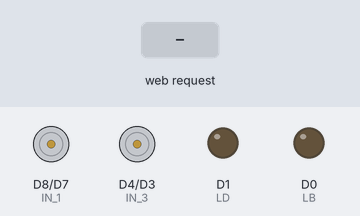
Bench run of a sketch on a simulated ESP8266 (NodeMCU). Shown: motor-driver pin pairs drawn as motors (green arrow = first pin HIGH = forward, orange = second pin HIGH = backward, longer = more drive, scaled by the enable pin), output pins drawn as LEDs (lit = HIGH). The inputs (shaded band) are chosen by the test bench.

Above: at 1.2 s.
1.3 s: HTTP request GET /forward received
At 2.5 s:
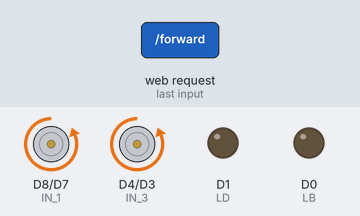
2.8 s: HTTP request GET /backward received
At 3.7 s:
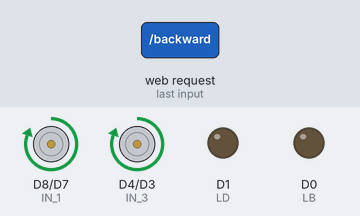
4.3 s: HTTP request GET /right received
At 4.9 s:
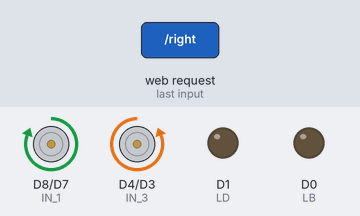
5.8 s: HTTP request GET /left received
At 7.0 s:
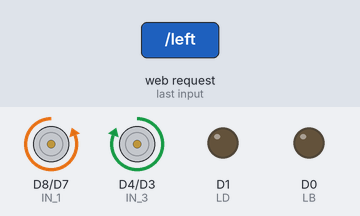
7.3 s: HTTP request GET /stop received
At 8.4 s:
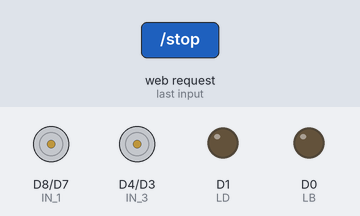
Timing chart, 0 to 9.8 s (numbered marks = the images above; inputs shaded):
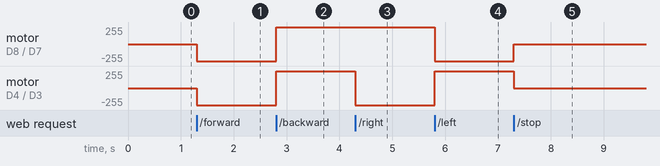

Measured:
- after the input at 1.3 s, motor on D8 (IN_1) / D7 (IN_2), motor on D4 (IN_3) / D3 (IN_4): stopped → backward 255/255 at once
- after the input at 2.8 s, motor on D8 (IN_1) / D7 (IN_2), motor on D4 (IN_3) / D3 (IN_4): backward 255/255 → forward 255/255 at once
- after the input at 4.3 s, motor on D4 (IN_3) / D3 (IN_4): forward 255/255 → backward 255/255 at once
- after the input at 5.8 s, motor on D8 (IN_1) / D7 (IN_2): forward 255/255 → backward 255/255 at once; motor on D4 (IN_3) / D3 (IN_4): backward 255/255 → forward 255/255 at once
- after the input at 7.3 s, motor on D8 (IN_1) / D7 (IN_2): backward 255/255 → stopped at once; motor on D4 (IN_3) / D3 (IN_4): forward 255/255 → stopped at once

The sketch:

rocar_wifi.ino
```cpp
/* include library */
#include <ESP8266WiFi.h>

/* define port */
WiFiClient client;
WiFiServer server(80);

/* WIFI settings */
const char* ssid = "No Name";
const char* password = "123456789";

/* data received from application */
String  data ="";

/* define L298N or L293D motor control pins */
#define ENA   14          // Fungsi motor sisi Kiri (D5)
#define ENB   12          // Fungsi motor sisi Kanan (D6)
#define IN_1  15          // Fungsi L298N in1 motor 1 kiri (D8)
#define IN_2  13          // Fungsi L298N in2 motor 2 kiri (D7)
#define IN_3  2           // Fungsi L298N in3 motor 1 kanan (D4)
#define IN_4  0           // Fungsi L298N in4 motor 2 kanan (D3)
#define LB    D0          // Fungsi Lampu belakang (D0)
#define LD    D1          // Fungsi Lampu depan (D1)

int kecepatan = 800;         // Range kecepatan 400 - 1023.

void setup()
{
   /* initialize motor control pins as output */
   pinMode(ENA, OUTPUT);
   pinMode(ENB, OUTPUT);
   pinMode(IN_1, OUTPUT);
   pinMode(IN_2, OUTPUT);
   pinMode(IN_3, OUTPUT);
   pinMode(IN_4, OUTPUT);
   pinMode(LB, OUTPUT);
   pinMode(LD, OUTPUT);

   /* start server communication */
   server.begin();
}

void loop()
{
    /* If the server available, run the "checkClient" function */
    client = server.available();
    if (!client) return;
    data = checkClient ();

    /* If the incoming data is "forward", run the "MotorForward" function */
    if (data == "forward") maju();
    else if (data == "backward") mundur();
    else if (data == "right") belokKanan();
    else if (data == "left") belokKiri();

    /* If the incoming data is "stop", run the "MotorStop" function */
    else if (data == "stop") berhenti();
}

//Fungsi untuk mengontrol pergerakan robot
void maju(){
      digitalWrite(IN_1, LOW);
      digitalWrite(IN_2, HIGH);
      analogWrite(ENA, kecepatan);

      digitalWrite(IN_3, LOW);
      digitalWrite(IN_4, HIGH);
      analogWrite(ENB, kecepatan);
  }

void mundur(){
      digitalWrite(IN_1, HIGH);
      digitalWrite(IN_2, LOW);
      analogWrite(ENA, kecepatan);

      digitalWrite(IN_3, HIGH);
      digitalWrite(IN_4, LOW);
      analogWrite(ENB, kecepatan);
  }

void belokKanan(){
      digitalWrite(IN_1, HIGH);
      digitalWrite(IN_2, LOW);
      analogWrite(ENA, kecepatan);

      digitalWrite(IN_3, LOW);
      digitalWrite(IN_4, HIGH);
      analogWrite(ENB, kecepatan);
  }

void belokKiri(){

      digitalWrite(IN_1, LOW);
      digitalWrite(IN_2, HIGH);
      analogWrite(ENA, kecepatan);

      digitalWrite(IN_3, HIGH);
      digitalWrite(IN_4, LOW);
      analogWrite(ENB, kecepatan);
  }

void berhenti(){
      digitalWrite(IN_1, LOW);
      digitalWrite(IN_2, LOW);
      analogWrite(ENA, kecepatan);

      digitalWrite(IN_3, LOW);
      digitalWrite(IN_4, LOW);
      analogWrite(ENB, kecepatan);
      digitalWrite(LB, LOW);
 }

String checkClient (void)
{
  while(!client.available()) delay(1);
  String request = client.readStringUntil('\r');
  request.remove(0, 5);
  request.remove(request.length()-9,9);
  return request;
}
```
